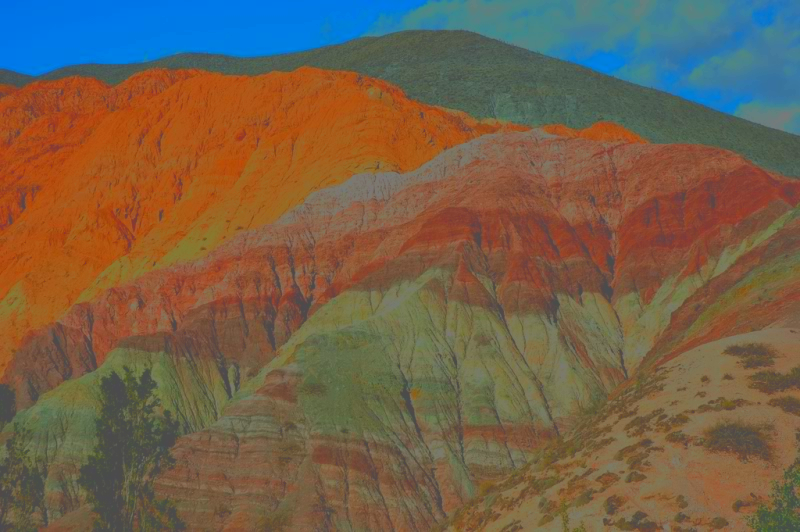
%> input picture P1/imagenes/7colores_uneq.bmp, 800 x 532 px
$ octave ejercicio3b.m   (GNU Octave 9; MATLAB toolbox functions it lacks are replaced by stand-ins)
%> lines starting %> are read from the running program, lines starting %| are printed output that depends on the picture
### P1/getEnergia.m
function [ E ] = getEnergia( ima )
%GETENERGIA Summary of this function goes here
%   Detailed explanation goes here
    E = sum(double(ima(:)).^2);
end

### P1/Ecualizacion.m
function [ res, s ] = Ecualizacion(ima, L)
    r = 0:L-1;
    counts = imhist(ima);
    cdf = cumsum(counts)/sum(counts);
    s = cdf(r+1);
    res = s(ima+1);
end

### P1/ejercicio3b.m
close all;
clear all;
clc;

[ima, vlt] = imread('imagenes/7colores_uneq.bmp');
%> ima is the input picture: size 532x800x3 uint8; mean R, G, B 114.7, 96.3, 75.4
%> vlt = []

subplot(6, 4, 1)
imshow(ima)
E = getEnergia(uint8(ima));
%> in getEnergia, `E = sum(double(ima(:)).^2);`: E = 13857104392
%> E = 13857104392
title(sprintf('Imagen original. E=%g', E));
subplot(6, 4, 2)
imshow(ima(:,:,1))
E = getEnergia(uint8(ima(:,:,1)));
%> E = 6356402850
title(sprintf('Canal R. E=%g', E));
subplot(6, 4, 3)
imshow(ima(:,:,2))
E = getEnergia(uint8(ima(:,:,2)));
%> E = 4082425803
title(sprintf('Canal G. E=%g', E));
subplot(6, 4, 4)
imshow(ima(:,:,3))
E = getEnergia(uint8(ima(:,:,3)));
%> E = 3418275739
title(sprintf('Canal B. E=%g', E));


subplot(6, 4, 6)
imhist(ima(:, :, 1))
subplot(6, 4, 7)
imhist(ima(:, :, 2))
subplot(6, 4, 8)
imhist(ima(:, :, 3))

%%%%% No tiene VLT

%%%%% Opcion 1 Ecualizar RGB
ima_ecu(:,:,1) = Ecualizacion(ima(:,:,1), 256);
%> in Ecualizacion, `counts = imhist(ima);`: counts = 256 values, max 21710 at index 1, min 0 at index 197, mean 1662.5
%> in Ecualizacion, `cdf = cumsum(counts)/sum(counts);`: cdf = 256 values from 0.051 to 1
ima_ecu(:,:,2) = Ecualizacion(ima(:,:,2), 256);
ima_ecu(:,:,3) = Ecualizacion(ima(:,:,3), 256);
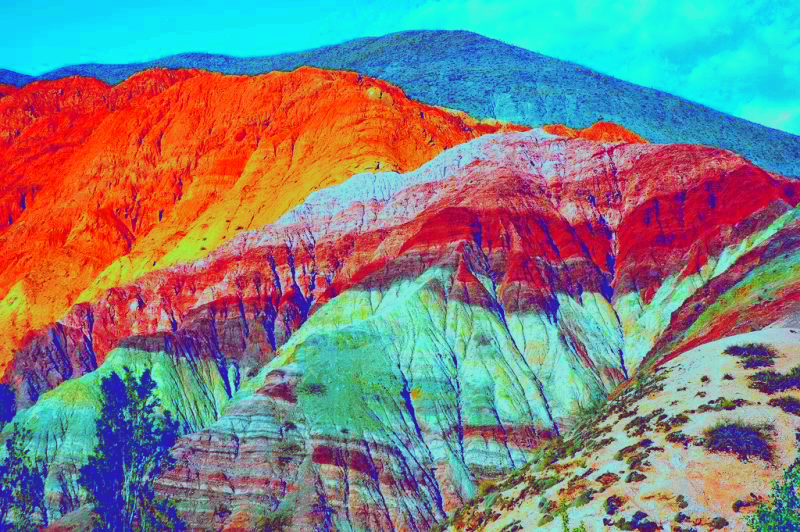
%> ima_ecu: size 532x800x3 double; mean R, G, B 0.505, 0.508, 0.506

for i=1:3
    im = ima(:,:,i);
    im_ecu = ima_ecu(:,:,i);
    nM = 255;
    nm = 0;

    m = min(im_ecu(:));
    M = max(im_ecu(:));

    ima_ecu(:,:,i) = (im_ecu - m)*(nM-nm)/(M-m)+nm;
end
%> this loop made 3 passes
%> m on passes 1 to 3: 0.051, 2.35e-06, 7.05e-06

ima_ecu = uint8(ima_ecu);
%> ima_ecu: size 532x800x3 uint8


subplot(6, 4, 9)
imshow(ima_ecu)
E = getEnergia(uint8(ima_ecu));
%> E = 27717025614
title(sprintf('Imagen ecualizada RGB. E=%g', E));
subplot(6, 4, 10)
imshow(ima_ecu(:,:,1))
E = getEnergia(uint8(ima_ecu(:,:,1)));
%> E = 8878988479
title(sprintf('Canal R. E=%g', E));
subplot(6, 4, 11)
imshow(ima_ecu(:,:,2))
E = getEnergia(uint8(ima_ecu(:,:,2)));
%> E = 9437088680
title(sprintf('Canal G. E=%g', E));
subplot(6, 4, 12)
imshow(ima_ecu(:,:,3))
E = getEnergia(uint8(ima_ecu(:,:,3)));
%> E = 9400948455
title(sprintf('Canal B. E=%g', E));


subplot(6, 4, 14)
imhist(ima_ecu(:, :, 1))
subplot(6, 4, 15)
imhist(ima_ecu(:, :, 2))
subplot(6, 4, 16)
imhist(ima_ecu(:, :, 3))


%%%%% Opcion 2 Ecualizar solo V
ima_hsv = rgb2hsv(ima);
%> ima_hsv: size 532x800x3 double; mean H, S, V 0.173, 0.533, 0.531
v = ima_hsv(:,:,3);
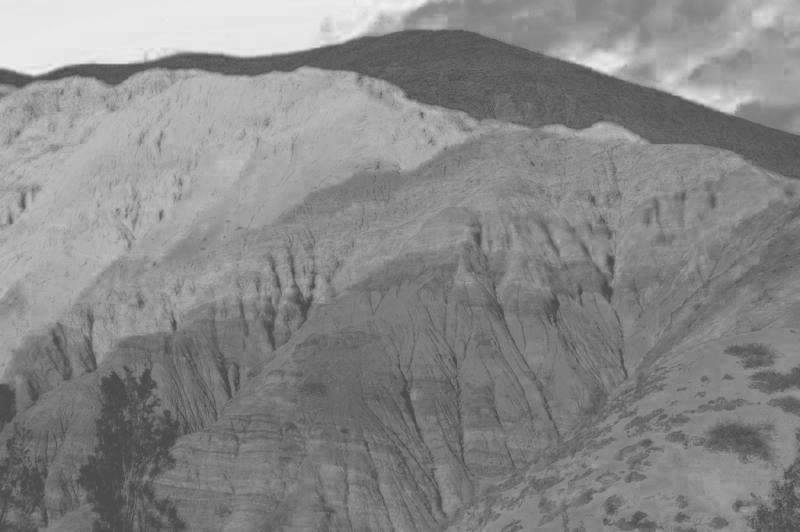
%> v: size 532x800 double; min 0.294, max 0.941, mean 0.531
v = uint8(v*255);
%> v: size 532x800 uint8
v_res = Ecualizacion(v, 256);
%> call 4 of Ecualizacion, with L = 256
%> in Ecualizacion (call 4), `counts = imhist(ima);`: counts = 256 values, max 7216 at index 118, min 0 at index 1, mean 1662.5
%> in Ecualizacion (call 4), `cdf = cumsum(counts)/sum(counts);`: cdf = 256 values from 0 to 1
%> in Ecualizacion (call 4), `res = s(ima+1);`:
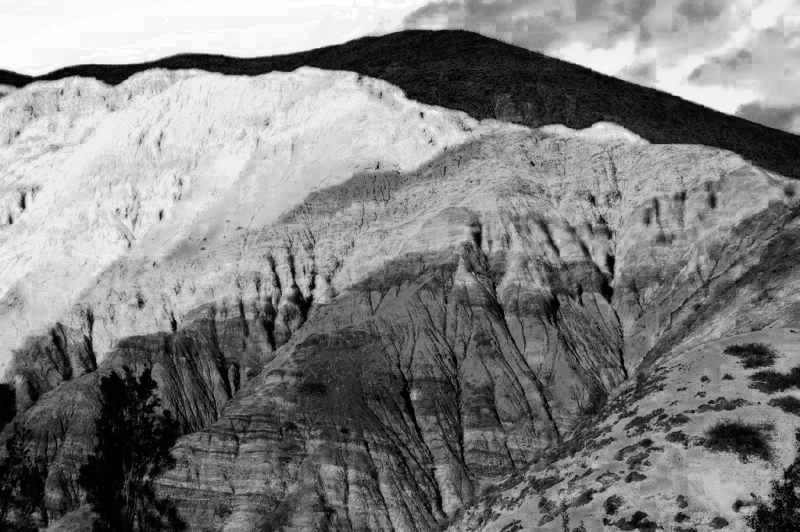
%> res: size 532x800 double; min 0.00279, max 1, mean 0.505
im = ima(:,:,i);

nM = 255;
nm = 0;

m = min(v_res(:));
%> m = 0.00279
M = max(v_res(:));

v_res = (v_res - m)*(nM-nm)/(M-m)+nm;


ima_hsv(:,:,3) = v_res;
%> ima_hsv: size 532x800x3 double; mean H, S, V 0.2, 0.5, 128.4
ima_res = uint8(hsv2rgb(ima_hsv));
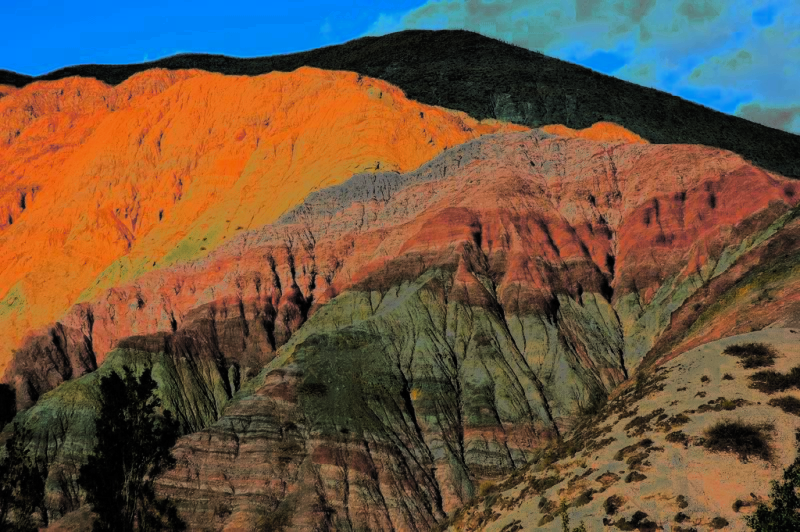
%> ima_res: size 532x800x3 uint8; mean R, G, B 106.2, 84.9, 66.2

subplot(6, 4, 17)
imshow(ima_res)
E = getEnergia(uint8(ima_res));
%> E = 14212389321
title(sprintf('Imagen canal V ecualizado. E=%g', E));
subplot(6, 4, 18)
imshow(ima_res(:,:,1))
E = getEnergia(uint8(ima_res(:,:,1)));
%> E = 6952274396
title(sprintf('Canal R. E=%g', E));
subplot(6, 4, 19)
imshow(ima_res(:,:,2))
E = getEnergia(uint8(ima_res(:,:,2)));
%> E = 3778412836
title(sprintf('Canal G. E=%g', E));
subplot(6, 4, 20)
imshow(ima_res(:,:,3))
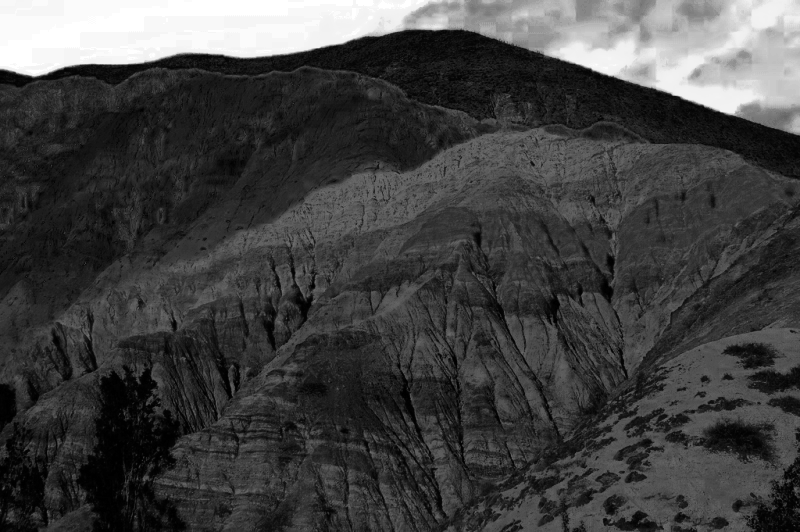
%> displayed picture: size 532x800, on the screen's scale of 0 to 255; min 0, max 255, mean 66.2
E = getEnergia(uint8(ima_res(:,:,3)));
%> E = 3481702089
title(sprintf('Canal B. E=%g', E));

subplot(6, 4, 22)
imhist(ima_res(:, :, 1))
subplot(6, 4, 23)
imhist(ima_res(:, :, 2))
subplot(6, 4, 24)
imhist(ima_res(:, :, 3))
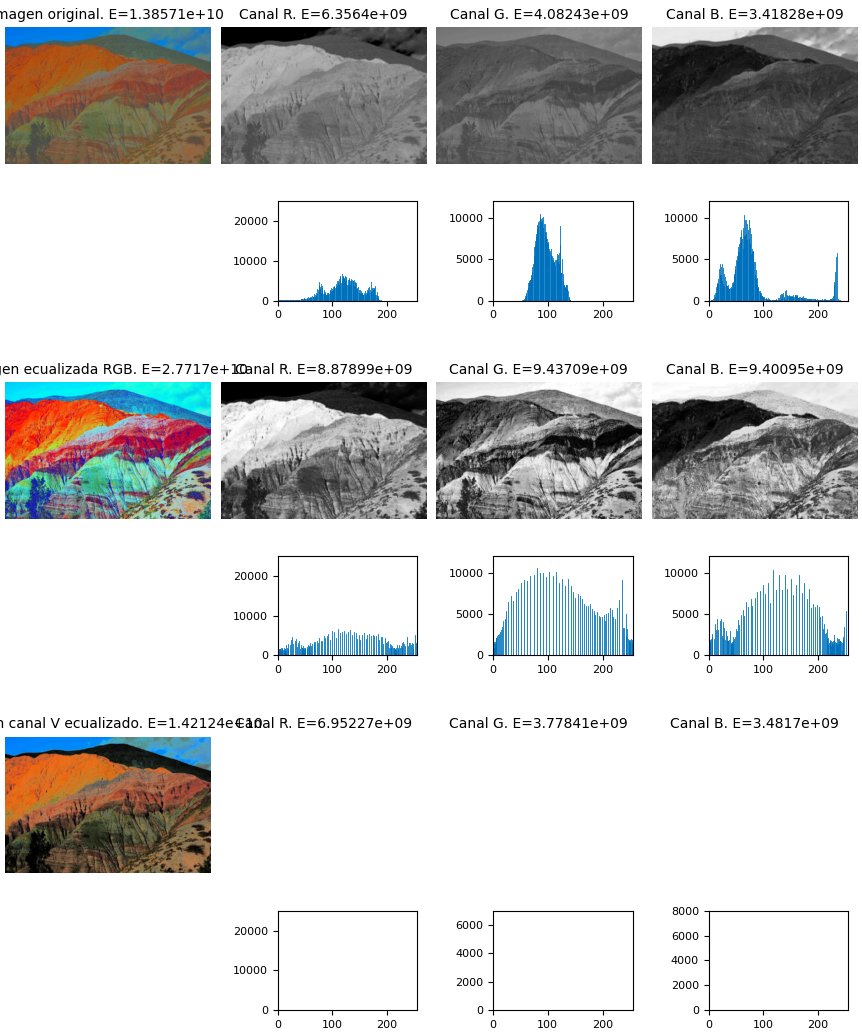
%> figure redrawn from the program's plot data, 21 panels

%% Imagen informe de practicas - Comparativa
R = Ecualizacion(ima(:,:,1), 256);
M = max(R(:));
m = min(R(:));
%> m = 0.051
Rteorica = R*255;
Rpract = (R-m)/(M-m)*255;

figure
subplot(3,2,1);
imshow(ima(:,:,1))
title('Imagen original')
subplot(3,2,3);
imshow(uint8(Rteorica))
title('Imagen ecualizada estirado te髍ico')
subplot(3,2,5);
imshow(uint8(Rpract));
title('Imagen ecualizada estirado pr醕tico')
subplot(3,2,2);
imhist(ima(:,:,1))
title('Histograma')
subplot(3,2,4)
imhist(uint8(Rteorica));
title('Histograma')
subplot(3,2,6);
imhist(uint8(Rpract));
title('Histograma')
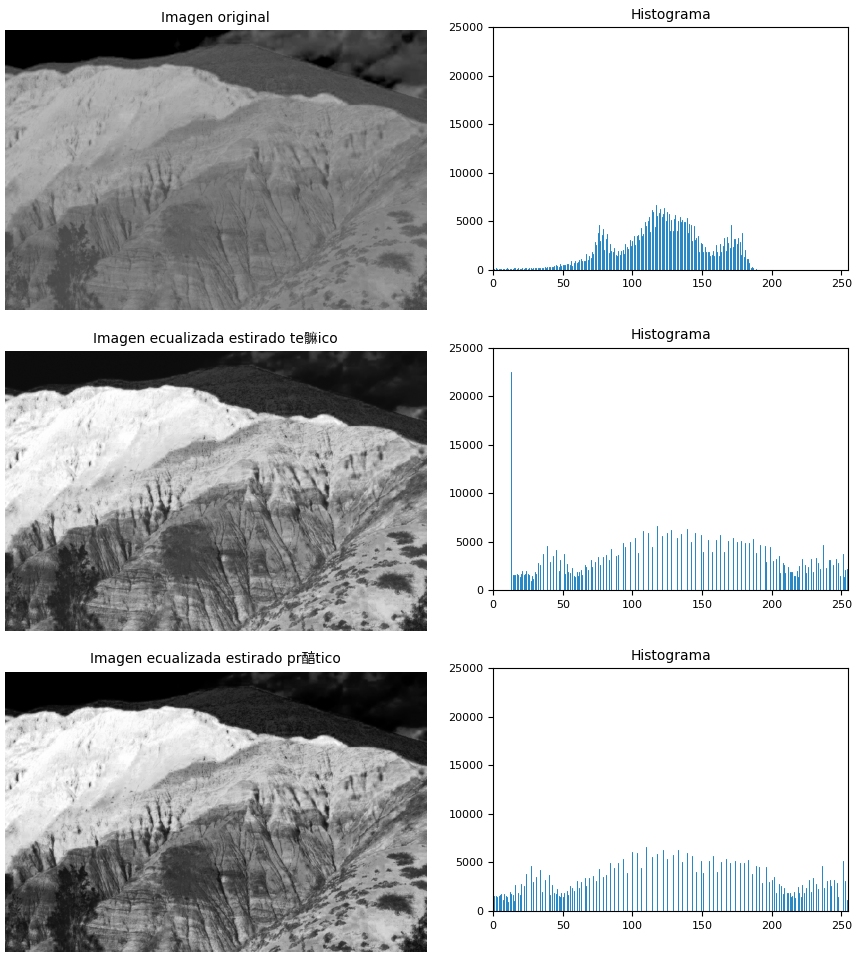
%> figure redrawn from the program's plot data, 6 panels
